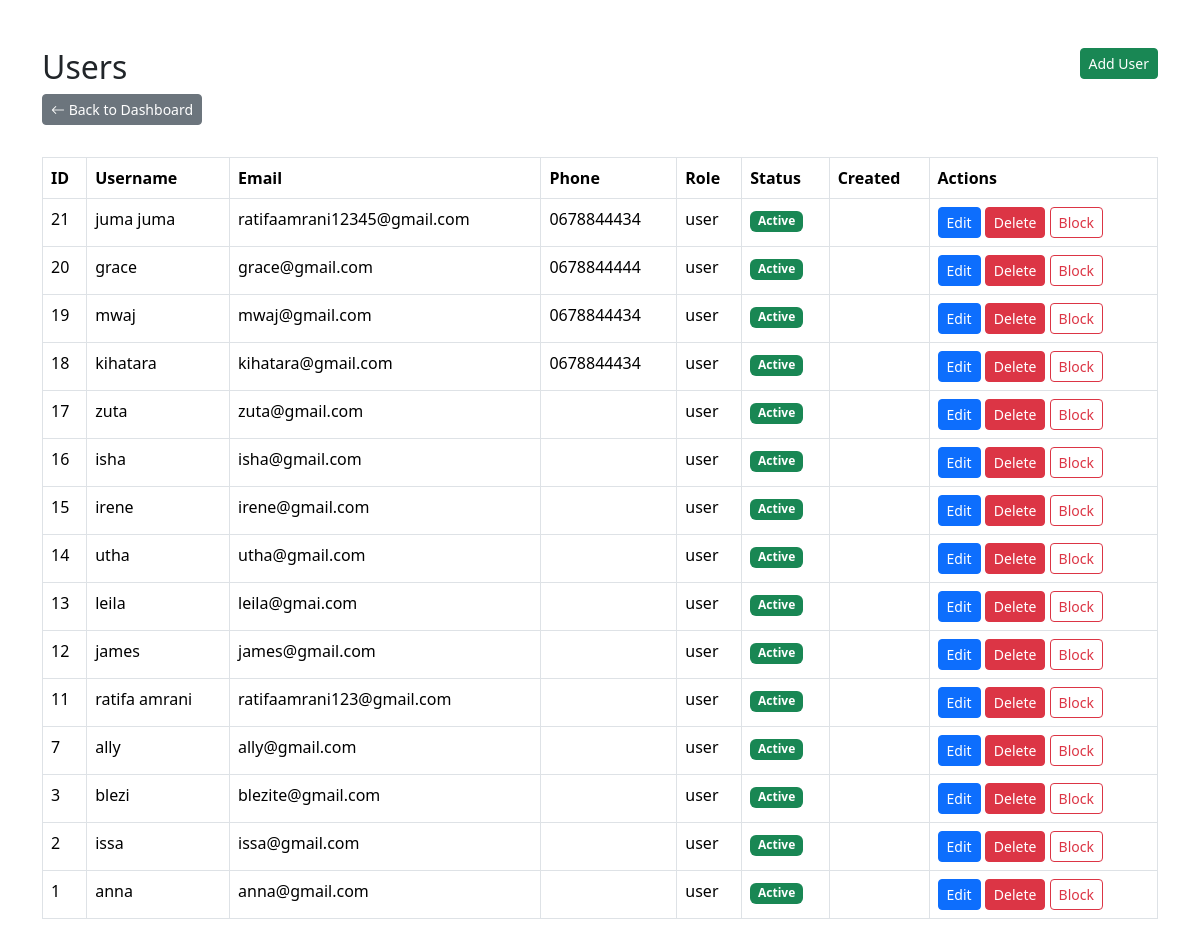
The app's page /admin/users.php (signed in) with its own data.
### tables this page shows
CREATE TABLE `users` (
  `user_id` int(11) NOT NULL,
  `username` varchar(100) NOT NULL,
  `email` varchar(100) NOT NULL,
  `phone` varchar(20) DEFAULT NULL,
  `password` varchar(255) NOT NULL,
  `is_active` tinyint(1) NOT NULL DEFAULT 1,
  `status` varchar(20) DEFAULT 'active'
);

### admin/users.php (the view, shortened to what this page needs)
<?php
require_once '../includes/db.php';
$users = $pdo->query("SELECT * FROM users ORDER BY user_id DESC")->fetchAll(PDO::FETCH_ASSOC);
?>
<!DOCTYPE html>
<html lang="en">
<head>
    <link href="https://cdn.jsdelivr.net/npm/bootstrap@5.3.3/dist/css/bootstrap.min.css" rel="stylesheet">
    <link rel="stylesheet" href="https://cdn.jsdelivr.net/npm/bootstrap-icons@1.11.3/font/bootstrap-icons.css">
</head>
<body>
<div class="container mt-5">
    <h2>Users
        <a href="add_user.php" class="btn btn-success btn-sm float-end">Add User</a>
    </h2>
    <a href="dashboard.php" class="btn btn-secondary btn-sm mb-3"><i class="bi bi-arrow-left"></i> Back to Dashboard</a>
    <table class="table table-bordered mt-3">
        <thead>
            <tr>
                <th>ID</th>
                <th>Username</th>
                <th>Email</th>
                <th>Phone</th>
                <th>Role</th>
                <th>Status</th>
                <th>Created</th>
                <th>Actions</th>
            </tr>
        </thead>
        <tbody>
        <?php foreach($users as $u): ?>
            <tr>
                <td><?= $u['user_id'] ?></td>
                <td><?= htmlspecialchars($u['username']) ?></td>
                <td><?= htmlspecialchars($u['email']) ?></td>
                <td><?= htmlspecialchars($u['phone']) ?></td>
                <td><?= isset($u['role']) ? htmlspecialchars($u['role']) : 'user' ?></td>
                <td>
                    <?php
                        $status = isset($u['status']) ? $u['status'] : 'active';
                        if ($status == 'blocked') {
                            echo "<span class='badge bg-danger'>Blocked</span>";
                        } else {
                            echo "<span class='badge bg-success'>Active</span>";
                        }
                    ?>
                </td>
                <td><?= isset($u['created_at']) ? $u['created_at'] : '' ?></td>
                <td>
                    <a href="edit_user.php?id=<?= $u['user_id'] ?>" class="btn btn-sm btn-primary">Edit</a>
                    <a href="users.php?del=<?= $u['user_id'] ?>" class="btn btn-sm btn-danger">Delete</a>
                    <?php if ($status == 'blocked'): ?>
                        <a href="users.php?unblock=<?= $u['user_id'] ?>" class="btn btn-sm btn-warning">Unblock</a>
                    <?php else: ?>
                        <a href="block_user.php?id=<?= $u['user_id'] ?>" class="btn btn-sm btn-outline-danger" onclick="return confirm('Block this user?')">Block</a>
                    <?php endif; ?>
                </td>
            </tr>
        <?php endforeach;?>
        </tbody>
    </table>
</div>
</body>
</html>

### records on screen
users: user_id "21", username "juma juma", email "ratifaamrani12345@gmail.com", phone "0678844434", status "Active"
users: user_id "20", username "grace", email "grace@gmail.com", phone "0678844444", status "Active"
users: user_id "19", username "mwaj", email "mwaj@gmail.com", phone "0678844434", status "Active"
users: user_id "18", username "kihatara", email "kihatara@gmail.com", phone "0678844434", status "Active"
users: user_id "17", username "zuta", email "zuta@gmail.com", status "Active"
users: user_id "16", username "isha", email "isha@gmail.com", status "Active"
users: user_id "15", username "irene", email "irene@gmail.com", status "Active"
users: user_id "14", username "utha", email "utha@gmail.com", status "Active"
users: user_id "13", username "leila", email "leila@gmai.com", status "Active"
users: user_id "12", username "james", email "james@gmail.com", status "Active"
users: user_id "11", username "ratifa amrani", email "ratifaamrani123@gmail.com", status "Active"
users: user_id "7", username "ally", email "ally@gmail.com", status "Active"
users: user_id "3", username "blezi", email "blezite@gmail.com", status "Active"
users: user_id "2", username "issa", email "issa@gmail.com", status "Active"
users: user_id "1", username "anna", email "anna@gmail.com", status "Active"
